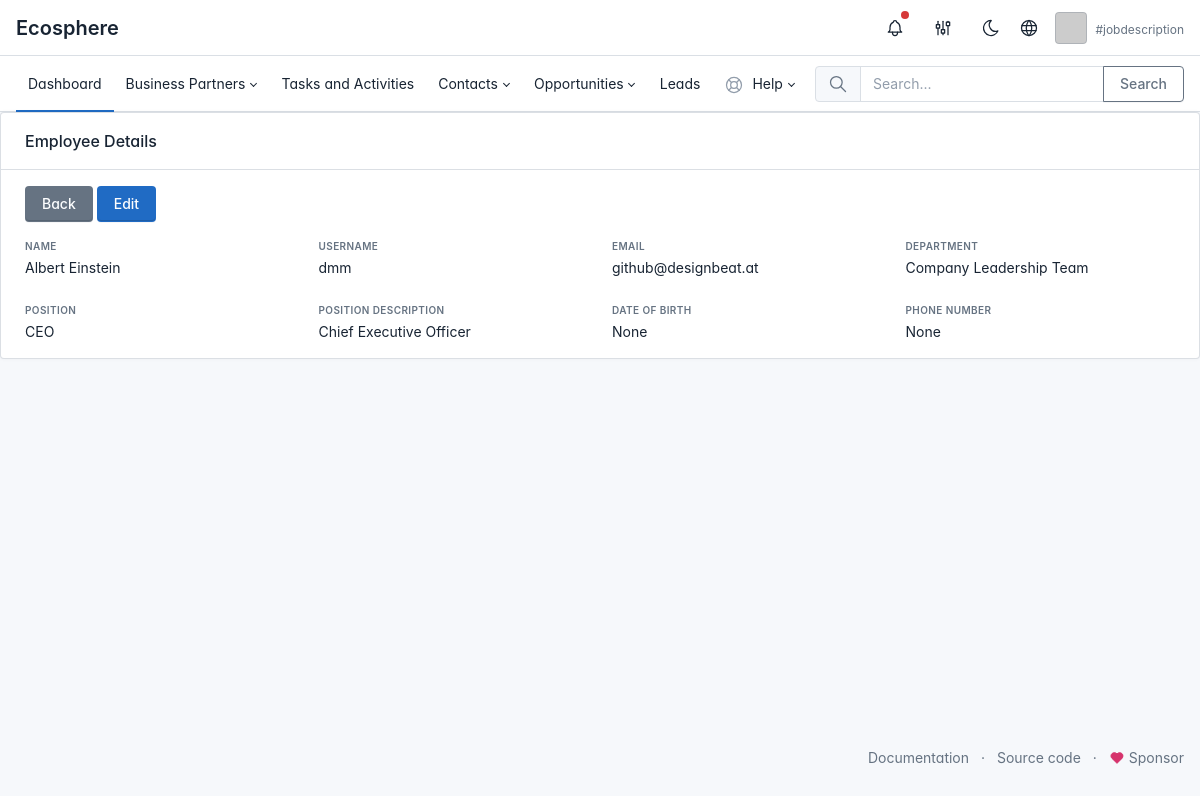
Screenshot of /en/company/employee/1/ with the database file from the repository.
### apps/company/models.py (models this page shows, shortened)
class Employee(models.Model):
    user = models.OneToOneField(User, on_delete=models.CASCADE, related_name='employee')
    department = models.ForeignKey(Department, on_delete=models.CASCADE)
    position = models.ForeignKey(Position, on_delete=models.CASCADE)
    date_of_birth = models.DateField(null=True, blank=True)
    phone_number = models.CharField(max_length=20, null=True, blank=True)

class Department(models.Model):
    name = models.CharField(max_length=100)
    description = models.CharField(max_length=100, default='')

class Position(models.Model):
    title = models.CharField(max_length=100, default='')
    description = models.CharField(max_length=100, default='')

### apps/company/views.py (the view)
# urls.py: path('employee/<int:pk>/', views.employee_detail, name='employee_detail'),
def employee_detail(request, pk):
    employee = get_object_or_404(Employee, pk=pk)
    return render(request, 'apps/company/employee_detail.html', {'employee': employee})

### templates/apps/company/employee_detail.html
{% extends "base.html" %}
{% load i18n %}
{% block content %}
<div class="card">
    <div class="card-header">
        <h3 class="card-title">{% trans "Employee Details" %}</h3>
    </div>
    <div class="card-body">
        <div class="mb-3">
            <a href="{% url 'employees:employee_list' %}" class="btn btn-secondary">{% trans "Back" %}</a>
            <a href="{% url 'employees:edit_employee' employee.pk %}" class="btn btn-primary">{% trans "Edit" %}</a>
        </div>
        <div class="datagrid">
            <div class="datagrid-item">
                <div class="datagrid-title">{% trans "Name" %}</div>
                <div class="datagrid-content">{{ employee.user.first_name }} {{ employee.user.last_name }}</div>
            </div>
            <div class="datagrid-item">
                <div class="datagrid-title">{% trans "Username" %}</div>
                <div class="datagrid-content">{{ employee.user.username }}</div>
            </div>
            <div class="datagrid-item">
                <div class="datagrid-title">{% trans "Email" %}</div>
                <div class="datagrid-content">{{ employee.user.email }}</div>
            </div>
            <div class="datagrid-item">
                <div class="datagrid-title">{% trans "Department" %}</div>
                <div class="datagrid-content">{{ employee.department.name }}</div>
            </div>
            <div class="datagrid-item">
                <div class="datagrid-title">{% trans "Position" %}</div>
                <div class="datagrid-content">{{ employee.position.title }}</div>
            </div>
            <div class="datagrid-item">
                <div class="datagrid-title">{% trans "Position Description" %}</div>
                <div class="datagrid-content">{{ employee.position.description }}</div>
            </div>
            <div class="datagrid-item">
                <div class="datagrid-title">{% trans "Date of Birth" %}</div>
                <div class="datagrid-content">{{ employee.date_of_birth }}</div>
            </div>
            <div class="datagrid-item">
                <div class="datagrid-title">{% trans "Phone Number" %}</div>
                <div class="datagrid-content">{{ employee.phone_number }}</div>
            </div>
        </div>
    </div>
</div>
{% endblock %}

### templates/base.html (style rules this page uses)
:root { --tblr-font-sans-serif: 'Inter Var', -apple-system, BlinkMacSystemFont, San Francisco, Segoe UI, Roboto, Helvetica Neue, sans-serif; }
body { font-feature-settings: "cv03", "cv04", "cv11"; }

### rows the page displays
Employee: user.first_name "Albert", user.last_name "Einstein", user.username "dmm", user.email "github@designbeat.at", department.name "Company Leadership Team", position "CEO", position.description "Chief Executive Officer", date_of_birth "None", phone_number "None"
